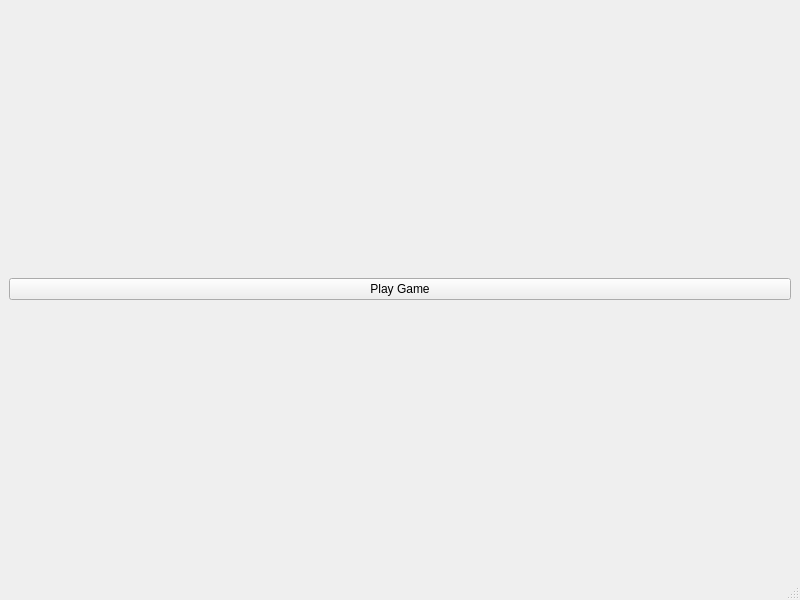
<?xml version="1.0" encoding="UTF-8"?>
<ui version="4.0">
 <class>MainWindow</class>
 <widget class="QMainWindow" name="MainWindow">
  <property name="geometry">
   <rect>
    <x>0</x>
    <y>0</y>
    <width>800</width>
    <height>600</height>
   </rect>
  </property>
  <property name="windowTitle">
   <string>MainWindow</string>
  </property>
  <widget class="QWidget" name="centralwidget">
   <layout class="QVBoxLayout" name="verticalLayout">
    <item>
     <widget class="QPushButton" name="pushButton">
      <property name="enabled">
       <bool>true</bool>
      </property>
      <property name="layoutDirection">
       <enum>Qt::LayoutDirection::LeftToRight</enum>
      </property>
      <property name="text">
       <string>Play Game</string>
      </property>
      <property name="icon">
       <iconset theme="address-book-new"/>
      </property>
      <property name="checkable">
       <bool>false</bool>
      </property>
     </widget>
    </item>
   </layout>
  </widget>
  <widget class="QMenuBar" name="menubar">
   <property name="geometry">
    <rect>
     <x>0</x>
     <y>0</y>
     <width>800</width>
     <height>24</height>
    </rect>
   </property>
  </widget>
  <widget class="QStatusBar" name="statusbar"/>
 </widget>
 <resources/>
 <connections/>
</ui>
